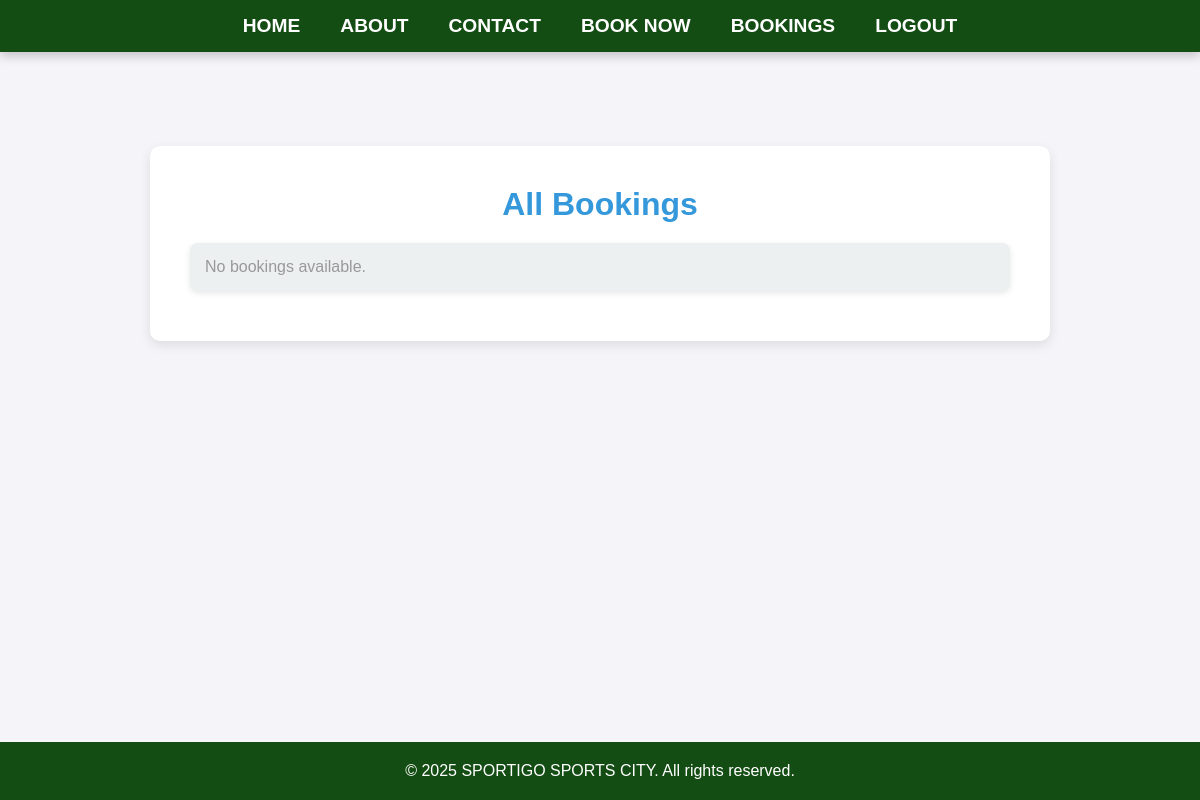
/view_bookings/ (signed in), run on an earlier commit of the app's database.
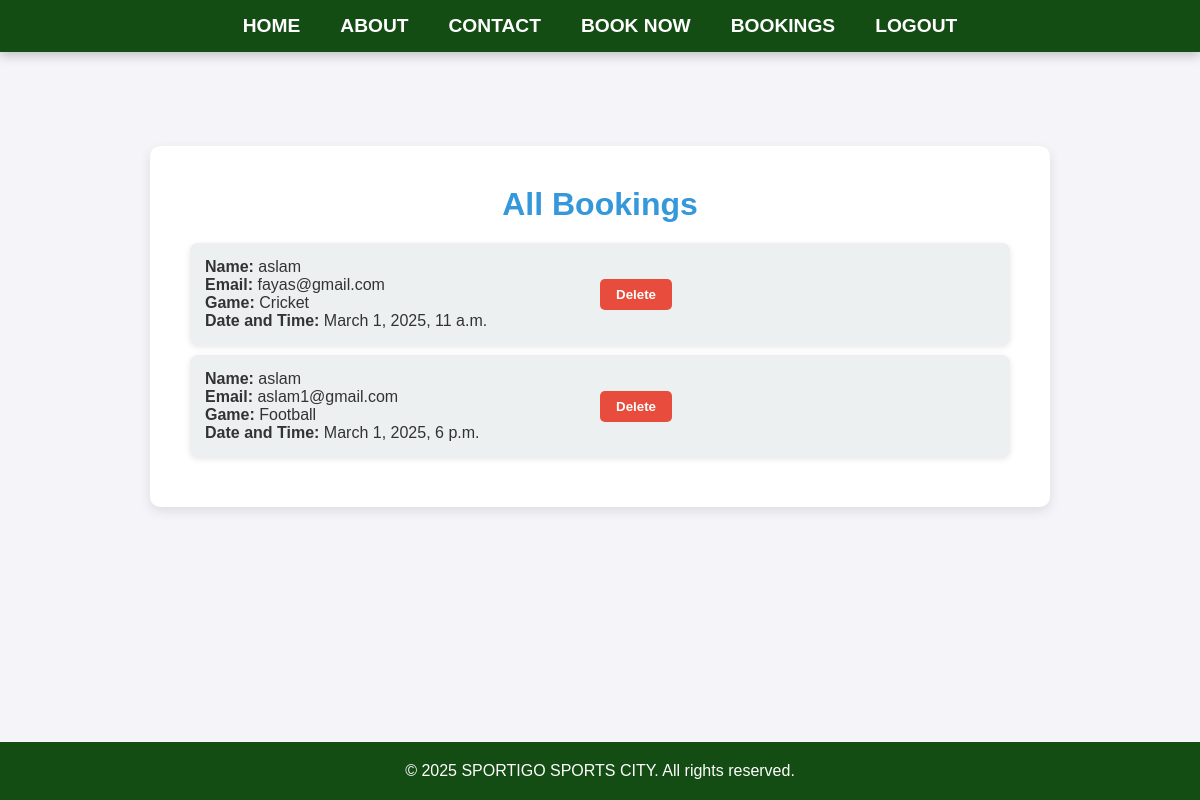
And on a later commit of the database.
### app/models.py (models this page shows, shortened)
class Turf(models.Model):
    user = models.ForeignKey(User, on_delete=models.CASCADE, null=True, blank=True)  # Allow null temporarily
    name = models.CharField(max_length=255)
    email = models.EmailField()
    date = models.DateTimeField()
    CRICKET = 'cricket'
    FOOTBALL = 'football'
    GAME_CHOICES = [
        (CRICKET, 'Cricket'),
        (FOOTBALL, 'Football'),
    ]
    game = models.CharField(
        max_length=10,
        choices=GAME_CHOICES,
        default=CRICKET,
    )

### app/views.py (the view)
# urls.py: path('view_bookings/', views.view_bookings, name='view_bookings'),
@login_required  # Ensure user is logged in
def view_bookings(request):
    bookings = Turf.objects.filter(user=request.user)  # Show only user's bookings
    return render(request, 'user/view_bookings.html', {'bookings': bookings})

### templates/user/view_bookings.html (shortened to what this page needs)
<!DOCTYPE html>
<html lang="en">
<head>
</head>
<body>
    <nav>
        <ul>
            <li><a href="/">Home</a></li>
            <li><a href="/about">About</a></li>
            <li><a href="/contact">Contact</a></li>
            <li><a href="/booking_slots">Book Now</a></li>
            <li><a href="/view_bookings">Bookings</a></li>
            <li><a href="/shp_logout">Logout</a></li>
        </ul>
    </nav>
    </nav><br><br><br><br><br><br><br>
    <div class="container">
        <h1>All Bookings</h1>
        <ul class="booking-list">
            {% for booking in bookings %}
                <li>
                    <div>
                        <p><strong>Name:</strong> {{ booking.name }}</p>
                        <p><strong>Email:</strong> {{ booking.email }}</p>
                        <p><strong>Game:</strong> {{ booking.get_game_display }}</p>
                        <p><strong>Date and Time:</strong> {{ booking.date }}</p>
                    </div>
                    <div>
                        <form method="POST" action="{% url 'delete_booking' booking.id %}" style="display: inline;">
                            <button type="submit" class="delete-btn">Delete</button>
                        </form>
                    </div>
                </li>
            {% empty %}
                <li class="no-bookings">No bookings available.</li>
            {% endfor %}
        </ul>
    </div>
    <footer>
        <p>&copy; 2025 SPORTIGO SPORTS CITY. All rights reserved.</p>
    </footer>
</body>
</html>

What changed in the data, as far as the page shows it:
added Turf: name "aslam", email "fayas@gmail.com", game "Cricket", date "March 1, 2025, 11 a.m."
added Turf: name "aslam", email "aslam1@gmail.com", game "Football", date "March 1, 2025, 6 p.m."
Also different on the page:
text no longer shown: "No bookings available."
